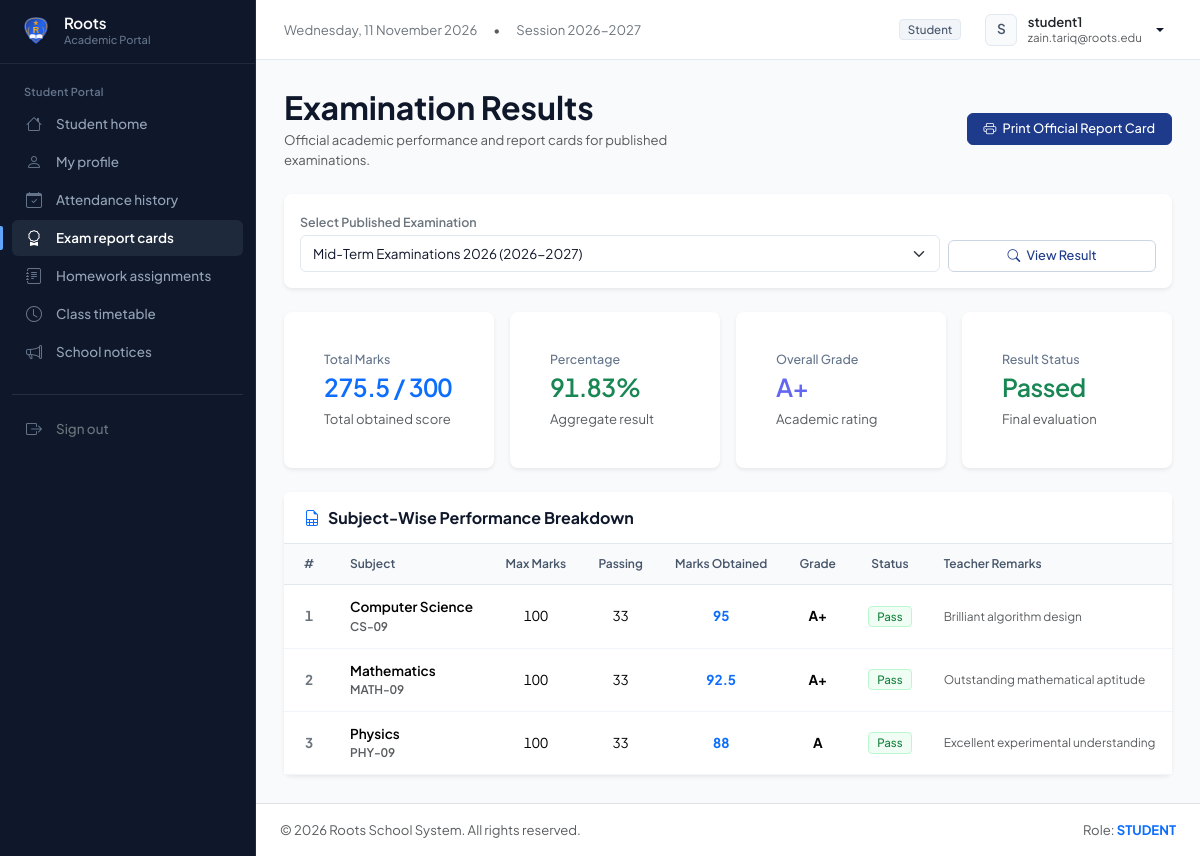
The app's page /student/results.php (signed in) with its own data.
### tables this page shows
CREATE TABLE `exam_subjects` (
    `id` INT AUTO_INCREMENT PRIMARY KEY,
    `exam_id` INT NOT NULL,
    `class_id` INT NOT NULL,
    `subject_id` INT NOT NULL,
    `exam_date` DATE NOT NULL,
    `start_time` TIME NOT NULL,
    `end_time` TIME NOT NULL,
    `max_marks` DECIMAL(5,2) NOT NULL DEFAULT 100.00,
    `pass_marks` DECIMAL(5,2) NOT NULL DEFAULT 33.00,
    FOREIGN KEY (`exam_id`) REFERENCES `examinations`(`id`) ON DELETE CASCADE,
    FOREIGN KEY (`class_id`) REFERENCES `classes`(`id`) ON DELETE CASCADE,
    FOREIGN KEY (`subject_id`) REFERENCES `subjects`(`id`) ON DELETE CASCADE,
    UNIQUE KEY `unique_exam_class_subject` (`exam_id`, `class_id`, `subject_id`)
);

CREATE TABLE `subjects` (
    `id` INT AUTO_INCREMENT PRIMARY KEY,
    `subject_name` VARCHAR(100) NOT NULL,
    `subject_code` VARCHAR(30) NOT NULL UNIQUE,
    `class_id` INT NOT NULL,
    `created_at` TIMESTAMP DEFAULT CURRENT_TIMESTAMP,
    FOREIGN KEY (`class_id`) REFERENCES `classes`(`id`) ON DELETE CASCADE
);

CREATE TABLE `marks` (
    `id` INT AUTO_INCREMENT PRIMARY KEY,
    `exam_subject_id` INT NOT NULL,
    `student_id` INT NOT NULL,
    `marks_obtained` DECIMAL(5,2) NOT NULL DEFAULT 0.00,
    `is_absent` TINYINT(1) DEFAULT 0,
    `remarks` VARCHAR(255) DEFAULT NULL,
    `entered_by` INT DEFAULT NULL,
    `created_at` TIMESTAMP DEFAULT CURRENT_TIMESTAMP,
    FOREIGN KEY (`exam_subject_id`) REFERENCES `exam_subjects`(`id`) ON DELETE CASCADE,
    FOREIGN KEY (`student_id`) REFERENCES `students`(`id`) ON DELETE CASCADE,
    UNIQUE KEY `unique_exam_student_marks` (`exam_subject_id`, `student_id`)
);

### includes/auth.php (called while the page is built, shortened)
<?php
class GradeResult implements ArrayAccess {
    public string $grade;
    public function __construct(string $grade, string $gpa, string $remarks) {
        $this->grade = $grade;
    }
    public function __toString(): string {
        return $this->grade;
    }
}
function calculateGrade($marksOrPercent, $maxMarks = 100) {
    $pct = ($maxMarks > 0 && $maxMarks != 100) ? ((float)$marksOrPercent / (float)$maxMarks) * 100 : (float)$marksOrPercent;
    if ($pct >= 90) return new GradeResult('A+', '4.0', 'Outstanding');
    if ($pct >= 80) return new GradeResult('A',  '3.7', 'Excellent');
    return new GradeResult('F', '0.0', 'Fail');
}

### student/results.php (the view, shortened to what this page needs)
<?php
require_once __DIR__ . '/../includes/header.php';
$pdo = getDB();
$stStmt = $pdo->prepare("
    SELECT s.*, c.class_name, sec.section_name
    FROM students s
    JOIN classes c ON s.class_id = c.id
    JOIN sections sec ON s.section_id = sec.id
    WHERE s.user_id = ?
");
$stStmt->execute([$currentUser['id']]);
$student = $stStmt->fetch();
$studentId = $student ? (int)$student['id'] : 0;
$classId = $student ? (int)$student['class_id'] : 0;
$allExams = $pdo->query("
    SELECT * FROM examinations
    WHERE is_published = 1
    ORDER BY start_date DESC
")->fetchAll();
$selectedExamId = (int)($_GET['exam_id'] ?? ($allExams[0]['id'] ?? 0));
$selectedExam = null;
$subjectResults = [];
$totalMax = 0;
$totalObtained = 0;
$hasFailed = false;
if ($selectedExamId > 0 && $studentId > 0) {
    $eStmt = $pdo->prepare("SELECT * FROM examinations WHERE id = ?");
    $eStmt->execute([$selectedExamId]);
    $selectedExam = $eStmt->fetch();
    if ($selectedExam) {
        $resStmt = $pdo->prepare("
            SELECT es.id as exam_subject_id, es.max_marks, es.pass_marks,
                   sub.subject_name, sub.subject_code,
                   m.marks_obtained, m.is_absent, m.remarks
            FROM exam_subjects es
            JOIN subjects sub ON es.subject_id = sub.id
            LEFT JOIN marks m ON (m.exam_subject_id = es.id AND m.student_id = ?)
            WHERE es.exam_id = ? AND es.class_id = ?
            ORDER BY sub.subject_name ASC
        ");
        $resStmt->execute([$studentId, $selectedExamId, $classId]);
        $subjectResults = $resStmt->fetchAll();
        foreach ($subjectResults as $sr) {
            $totalMax += (float)$sr['max_marks'];
            if ($sr['marks_obtained'] !== null && !$sr['is_absent']) {
                $totalObtained += (float)$sr['marks_obtained'];
            } else {
                $hasFailed = true;
            }
        }
    }
}
$overallPercentage = ($totalMax > 0) ? round(($totalObtained / $totalMax) * 100, 2) : 0;
$overallGrade = calculateGrade($totalObtained, $totalMax ?: 100);
$overallStatus = (!$hasFailed && $overallPercentage >= 33) ? 'Passed' : 'Needs Improvement';
?>
<div class="row align-items-center mb-4 g-3 d-print-none">
    <div class="col-md-6">
        <h2 class="fw-bold mb-1">Examination Results</h2>
        <p class="text-muted small mb-0">Official academic performance and report cards for published examinations.</p>
    </div>
    <div class="col-md-6 text-md-end">
        <?php if ($selectedExam): ?>
            <a href="<?php echo BASE_URL; ?>admin/report_card.php?student_id=<?php echo $studentId; ?>&exam_id=<?php echo $selectedExamId; ?>" target="_blank" class="btn btn-primary btn-sm px-3 shadow-sm">
                <i class="bi bi-printer me-1"></i> Print Official Report Card
            </a>
        <?php endif; ?>
    </div>
</div>
<div class="card border-0 shadow-sm mb-4 d-print-none">
    <div class="card-body p-3">
        <form method="GET" action="" class="row g-2 align-items-end">
            <div class="col-md-9">
                <label class="form-label small fw-semibold text-secondary mb-1">Select Published Examination</label>
                <select name="exam_id" class="form-select form-select-sm" onchange="this.form.submit()">
                    <?php foreach ($allExams as $ex): ?>
                        <option value="<?php echo $ex['id']; ?>" <?php echo ($selectedExamId === (int)$ex['id']) ? 'selected' : ''; ?>>
                            <?php echo htmlspecialchars($ex['exam_name']); ?> (<?php echo htmlspecialchars($ex['session_year']); ?>)
                        </option>
                    <?php endforeach; ?>
                </select>
            </div>
            <div class="col-md-3">
                <button type="submit" class="btn btn-outline-primary btn-sm w-100">
                    <i class="bi bi-search me-1"></i> View Result
                </button>
            </div>
        </form>
    </div>
</div>
<?php if ($selectedExam): ?>
    <div class="row g-3 mb-4">
        <div class="col-sm-6 col-lg-3">
            <div class="card stat-card border-0 shadow-sm">
                <div class="card-body">
                    <span class="stat-label">Total Marks</span>
                    <h3 class="stat-value text-primary mt-1"><?php echo (float)$totalObtained; ?> / <?php echo (int)$totalMax; ?></h3>
                    <small class="text-muted">Total obtained score</small>
                </div>
            </div>
        </div>
        <div class="col-sm-6 col-lg-3">
            <div class="card stat-card border-0 shadow-sm">
                <div class="card-body">
                    <span class="stat-label">Percentage</span>
                    <h3 class="stat-value text-success mt-1"><?php echo $overallPercentage; ?>%</h3>
                    <small class="text-muted">Aggregate result</small>
                </div>
            </div>
        </div>
        <div class="col-sm-6 col-lg-3">
            <div class="card stat-card border-0 shadow-sm">
                <div class="card-body">
                    <span class="stat-label">Overall Grade</span>
                    <h3 class="stat-value text-purple mt-1" style="color: #6366f1;"><?php echo $overallGrade; ?></h3>
                    <small class="text-muted">Academic rating</small>
                </div>
            </div>
        </div>
        <div class="col-sm-6 col-lg-3">
            <div class="card stat-card border-0 shadow-sm">
                <div class="card-body">
                    <span class="stat-label">Result Status</span>
                    <h3 class="stat-value <?php echo ($overallStatus === 'Passed') ? 'text-success' : 'text-danger'; ?> mt-1"><?php echo $overallStatus; ?></h3>
                    <small class="text-muted">Final evaluation</small>
                </div>
            </div>
        </div>
    </div>
    <div class="card border-0 shadow-sm">
        <div class="card-header bg-white py-3">
            <h6 class="mb-0 fw-bold"><i class="bi bi-file-earmark-spreadsheet me-2 text-primary"></i>Subject-Wise Performance Breakdown</h6>
        </div>
        <div class="table-responsive">
            <table class="table table-hover align-middle mb-0 text-center">
                <thead class="table-light">
                    <tr>
                        <th style="width: 50px;">#</th>
                        <th class="text-start">Subject</th>
                        <th>Max Marks</th>
                        <th>Passing</th>
                        <th>Marks Obtained</th>
                        <th>Grade</th>
                        <th>Status</th>
                        <th class="text-start">Teacher Remarks</th>
                    </tr>
                </thead>
                <tbody>
                    <?php if (!empty($subjectResults)): ?>
                        <?php $sno = 1; foreach ($subjectResults as $sub):
                            $obt = $sub['marks_obtained'];
                            $isAbs = (bool)$sub['is_absent'];
                            $pass = false;
                            $grade = '--';
                            if ($obt !== null && !$isAbs) {
                                $obtVal = (float)$obt;
                                $pass = ($obtVal >= (float)$sub['pass_marks']);
                                $grade = calculateGrade($obtVal, (float)$sub['max_marks']);
                            } elseif ($isAbs) {
                                $grade = 'ABS';
                            }
                        ?>
                            <tr>
                                <td class="fw-bold text-secondary"><?php echo $sno++; ?></td>
                                <td class="text-start fw-semibold">
                                    <?php echo htmlspecialchars($sub['subject_name']); ?>
                                    <small class="text-muted d-block"><?php echo htmlspecialchars($sub['subject_code']); ?></small>
                                </td>
                                <td><?php echo (int)$sub['max_marks']; ?></td>
                                <td><?php echo (int)$sub['pass_marks']; ?></td>
                                <td class="fw-bold <?php echo $pass ? 'text-primary' : 'text-danger'; ?>">
                                    <?php
                                    if ($isAbs) echo '<span class="text-danger fw-bold">Absent</span>';
                                    elseif ($obt !== null) echo (float)$obt;
                                    else echo '<span class="text-muted">--</span>';
                                    ?>
                                </td>
                                <td class="fw-bold"><?php echo $grade; ?></td>
                                <td>
                                    <?php if ($isAbs): ?>
                                        <span class="badge bg-danger-subtle text-danger">Absent</span>
                                    <?php elseif ($obt !== null): ?>
                                        <span class="badge <?php echo $pass ? 'bg-success-subtle text-success' : 'bg-danger-subtle text-danger'; ?>">
                                            <?php echo $pass ? 'Pass' : 'Fail'; ?>
                                        </span>
                                    <?php else: ?>
                                        <span class="badge bg-secondary-subtle text-secondary">Pending</span>
                                    <?php endif; ?>
                                </td>
                                <td class="text-start small text-muted">
                                    <?php echo htmlspecialchars($sub['remarks'] ?: ($pass ? 'Good' : 'Needs extra effort')); ?>
                                </td>
                            </tr>
                        <?php endforeach; ?>
                    <?php else: ?>
                        <tr><td colspan="8" class="text-center py-4 text-muted">No subject scores recorded for this exam.</td></tr>
                    <?php endif; ?>
                </tbody>
            </table>
        </div>
    </div>
<?php endif; ?>
<?php require_once __DIR__ . '/../includes/footer.php'; ?>

### assets/css/dashboard.css (style rules this page uses)
:root { --accent: #1e3a8a; --accent-hover: #172554; --accent-subtle: #f0f4fc; --surface-bg: #f8fafc; --surface-card: #ffffff; --surface-card-subtle: #f8fafc; --surface-sidebar: #0f172a; --surface-sidebar-hover: #1e293b; --surface-sidebar-active: #1e293b; --border-light: #e2e8f0; --border-subtle: #edf2f7; --border-sidebar: rgba(255, 255, 255, 0.08); --text-primary: #0f172a; --text-secondary: #475569; --text-muted: #64748b; --text-sidebar: #94a3b8; --text-sidebar-bright: #f8fafc; --success: #15803d; --success-bg: #f0fdf4; --success-border: #bbf7d0; --warning: #b45309; --warning-bg: #fffbeb; --warning-border: #fde68a; --danger: #b91c1c; --danger-bg: #fef2f2; --danger-border: #fecaca; --info: #0369a1; --info-bg: #f0f9ff; --info-border: #bae6fd; --radius-sm: 6px; --radius-md: 8px; --radius-lg: 10px; --shadow-sm: 0 1px 2px 0 rgba(15, 23, 42, 0.04); --shadow-md: 0 4px 6px -1px rgba(15, 23, 42, 0.05), 0 2px 4px -2px rgba(15, 23, 42, 0.03); }
*, *::before, *::after { box-sizing: border-box; }
body { font-family: 'Plus Jakarta Sans', -apple-system, BlinkMacSystemFont, "Segoe UI", Roboto, sans-serif; background-color: var(--surface-bg); color: var(--text-primary); font-size: 0.9375rem; line-height: 1.5; -webkit-font-smoothing: antialiased; -moz-osx-font-smoothing: grayscale; min-height: 100vh; }
.tabular-nums, .stat-value, .table td, .table th, .badge { font-variant-numeric: tabular-nums; font-feature-settings: "tnum" 1; }
.stat-card { background: var(--surface-card); border: 1px solid var(--border-light); border-radius: var(--radius-md); padding: 1.15rem 1.25rem; box-shadow: var(--shadow-sm); height: 100%; }
.stat-label { font-size: 0.78rem; color: var(--text-muted); font-weight: 500; display: block; margin-bottom: 0.25rem; }
.stat-value { font-size: 1.55rem; font-weight: 600; letter-spacing: -0.02em; line-height: 1.2; margin-bottom: 0.25rem; color: var(--text-primary); }
.card { background: var(--surface-card); border: 1px solid var(--border-light); border-radius: var(--radius-md); box-shadow: var(--shadow-sm); }
.card-header { background: var(--surface-card); border-bottom: 1px solid var(--border-light); padding: 0.85rem 1.25rem; font-size: 0.875rem; font-weight: 600; color: var(--text-primary); }
.card-body { padding: 1.25rem; }
.btn { font-size: 0.84rem; font-weight: 500; border-radius: var(--radius-sm); padding: 0.45rem 0.85rem; transition: background-color 0.15s ease, border-color 0.15s ease, color 0.15s ease; box-shadow: none !important; }
.btn-primary { background-color: var(--accent); border-color: var(--accent); color: #ffffff; }
.btn-outline-primary { color: var(--accent); border-color: #cbd5e1; background: transparent; }
.btn-sm { padding: 0.35rem 0.65rem; font-size: 0.8rem; }
.form-control, .form-select { font-size: 0.84rem; border: 1px solid var(--border-light); border-radius: var(--radius-sm); padding: 0.45rem 0.75rem; color: var(--text-primary); background-color: #ffffff; box-shadow: none !important; }
.form-label { font-size: 0.78rem; font-weight: 500; color: var(--text-secondary); margin-bottom: 0.3rem; }
.table { color: var(--text-primary); border-color: var(--border-light); font-size: 0.85rem; }
.table th { background-color: #f8fafc; color: var(--text-secondary); font-size: 0.75rem; font-weight: 600; text-transform: capitalize; border-bottom: 1px solid var(--border-light); padding: 0.7rem 1rem; white-space: nowrap; }
.table td { padding: 0.75rem 1rem; vertical-align: middle; border-bottom: 1px solid #f1f5f9; }
.badge { font-weight: 500; font-size: 0.72rem; padding: 0.25rem 0.5rem; border-radius: 4px; letter-spacing: 0; }
.badge.bg-success-subtle { background-color: var(--success-bg) !important; color: var(--success) !important; border: 1px solid var(--success-border); }

### records on screen
exam_subjects: subject.subject_name "Computer Science", subject.subject_code "CS-09", max_marks "100", pass_marks "33", marks.marks_obtained "95", grade "A+", shows "Pass", marks.remarks "Brilliant algorithm design"
exam_subjects: subject.subject_name "Mathematics", subject.subject_code "MATH-09", max_marks "100", pass_marks "33", marks.marks_obtained "92.5", grade "A+", shows "Pass", marks.remarks "Outstanding mathematical aptitude"
exam_subjects: subject.subject_name "Physics", subject.subject_code "PHY-09", max_marks "100", pass_marks "33", marks.marks_obtained "88", grade "A", shows "Pass", marks.remarks "Excellent experimental understanding"

### other values on screen
APP_SHORT_NAME "Roots"
APP_YEAR "2026-2027"
$currentUser['role'] "Student"
substr($currentUser['name'] ?? $currentUser['username'], 0, 1) "S"
$currentUser['name'] "student1"
$currentUser['email'] "zain.tariq@roots.edu"
$totalObtained "275.5"
$totalMax "300"
$overallPercentage "91.83"
$overallGrade "A+"
$overallStatus "Passed"
APP_NAME "Roots School System"
$currentUser['role'] "STUDENT"
form field exam_id "Mid-Term Examinations 2026 (2026-2027)"
